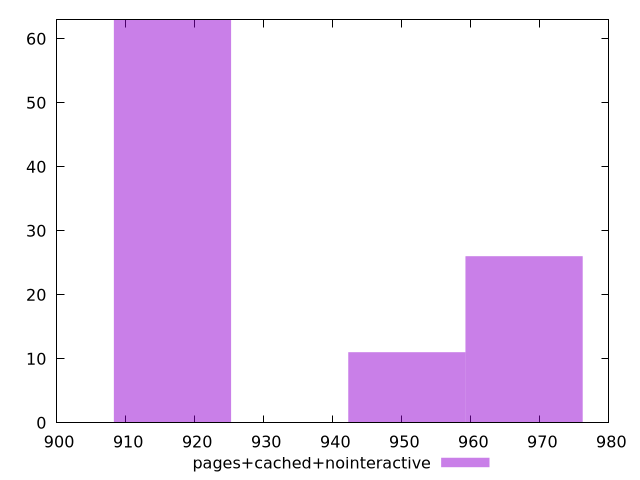

Recreate this plot in gnuplot.
$_pagesCachedNointeractive <<EOF
967.7157202353212 26
916.7833139071464 63
950.738251459263 11
EOF
set key outside below
set terminal pngcairo
set output "report_00004_2020-11-02T20-21-41.718Z/render-blocking-resources/pages+cached+nointeractive//raw_hist.png"
set yrange [0:63]
set boxwidth 16.977468776058267
set style fill transparent solid 0.5 noborder
plot $_pagesCachedNointeractive title "pages+cached+nointeractive" with boxes ,
